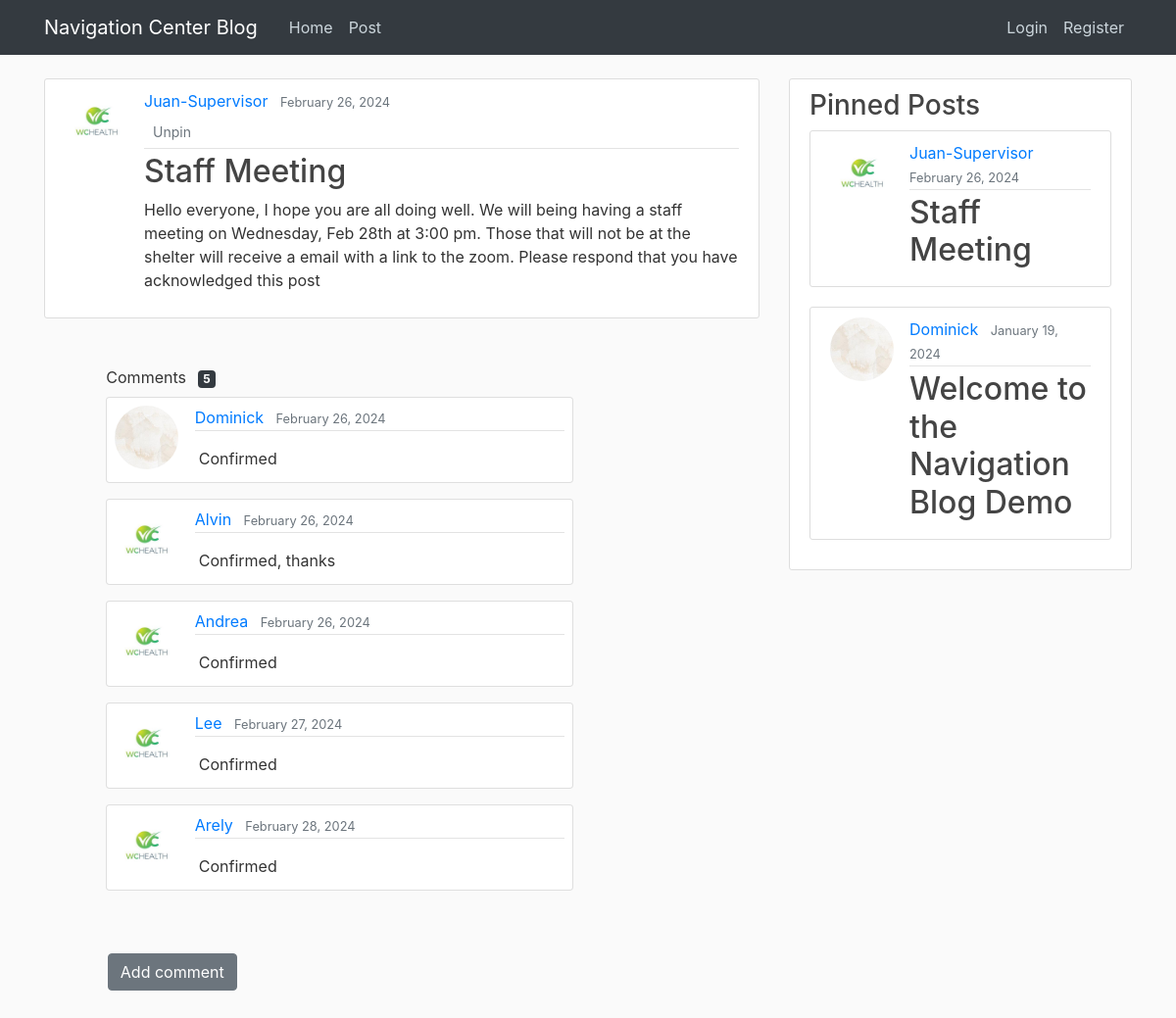
Screenshot of /post/28/ with the database file from the repository.
### blog/models.py (models this page shows, shortened)
class Post(models.Model):
    title = models.CharField(max_length=100)
    content = models.TextField()
    date_posted = models.DateTimeField(default=timezone.now)
    author = models.ForeignKey(User, on_delete=models.CASCADE)
    pinned = models.BooleanField(default=False)

class Comment(models.Model):
    post = models.ForeignKey(Post, default="", on_delete=models.CASCADE)
    content = models.TextField()
    date_posted = models.DateTimeField(default=timezone.now)
    author = models.ForeignKey(User, on_delete=models.CASCADE)
    class Meta:
        ordering = ['date_posted']

### users/models.py (models this page shows, shortened)
class Profile(models.Model):
    user = models.OneToOneField(User, on_delete=models.CASCADE)
    image = models.ImageField(default='default.jpg', upload_to='profile_pics')

### blog/views.py (the view, shortened to what this page needs)
# urls.py: path('post/<int:pk>/', PostDetailView.as_view(), name='post-detail'),
class PostDetailView(DetailView):
    model = Post
    def get_context_data(self, **kwargs):
        context = super().get_context_data(**kwargs)
        pk = self.kwargs["pk"]
        form = CommentForm()
        post = get_object_or_404(Post, pk=pk)
        comments = post.comment_set.all()
        context['post'] = post
        context['comments'] = comments
        context['form'] = form
        context['posts'] = Post.objects.all()
        pinned_posts = Post.objects.filter(pinned=True).order_by('-date_posted')
        context['pinned_posts'] = pinned_posts
        return context

### blog/templates/blog/post_detail.html (shortened to what this page needs)
{% extends "blog/base.html" %}
{% load crispy_forms_tags %}
{% block content %}
    <article class="media content-section">
        <img class="rounded-circle article-img" alt="profile pic" src="{{ object.author.profile.image.url }}">
      <div class="media-body">
        <div class="article-metadata">
          <a class="mr-2" href="{% url 'user-posts' post.author.username %}">{{ object.author }}</a>
          <small class="text-muted">{{ object.date_posted|date:"F d, Y" }}</small>
             <div class="d-flex align-items-center">
                <form method="post">
                        <button class="btn btn-link btn-sm mt-1 text-muted" type="submit">{% if post.pinned %}Unpin{% else %}Pin{% endif %}</button>
                </form>
             </div>
        </div>
        <h2 class="article-title">{{ object.title }}</h2>
        <p class="article-content">{{ object.content }}</p>
      </div>
    </article>
    {% if comments %}
      <div class="row mt-5">
        <div class="col-lg-6 offset-lg-1">
          Comment{{ comments.count|pluralize }}
          <span class="badge badge-dark ml-2">{{ comments.count }}</span>
        </div>
          {% for comment in comments %}
            <div class="col-lg-8 offset-lg-1 mt-2 pb-2">
              <div class="card p-2">
                <div class="row">
                  <div class="col-2">
                    <img class="rounded-circle article-img" alt="profile pic" src="{{ comment.author.profile.image.url }}">
                  </div>
                    <div class="col-10">
                      <div class="media-body">
                        <div class="article-metadata">
                          <a class="mr-2" href="{% url 'user-posts' comment.author.username %}">{{ comment.author }}</a>
                          <small class="text-muted">{{ comment.date_posted|date:"F d, Y" }}</small>
                        </div>
                        <div class="col-13">
                            <p class="m-1 mt-3">{{ comment.content }}</p>
                        </div>
                      </div>
                    </div>
                </div>
              </div>
            </div>
          {% endfor %}
      </div>
    {% endif %}
    <div class="pb-5">
        <div class="row mt-5 col-lg-6 offset-lg-1 p-1">
            <a class="btn btn-secondary btn-md mt-1" href="{% url 'comment-create' object.id %}"> Add comment</a>
        </div>
    </div>
{% endblock %}

### blog/templates/blog/base.html (shortened to what this page needs)
{% load static %}
<!DOCTYPE html>
<html lang="en">
<head>
    <link rel="stylesheet" href="https://cdn.jsdelivr.net/npm/bootstrap@4.4.1/dist/css/bootstrap.min.css">
    <link rel="stylesheet" type="text/css" href="{% static 'blog/main.css' %}">
</head>
<body>
    <header class="site-header">
      <nav class="navbar navbar-expand-md navbar-dark bg-dark fixed-top">
        <div class="container">
          <a class="navbar-brand mr-4 custom-green" href="{% url 'blog-home' %}">Navigation Center Blog</a>
          <div class="collapse navbar-collapse" id="navbarToggle">
            <div class="navbar-nav mr-auto">
              <a class="nav-item nav-link" href="{% url 'blog-home' %}">Home</a>
              <a class="nav-item nav-link" href="{% url 'post-create' %}">Post</a>
            </div>
            <div class="navbar-nav">
                {% if user.is_authenticated %}
                    <a class="nav-item nav-link" href="{% url 'profile' %}">Profile</a>
                    <a class="nav-item nav-link" href="{% url 'logout' %}">Logout</a>
                {% else %}
                    <a class="nav-item nav-link" href="{% url 'login' %}">Login</a>
                    <a class="nav-item nav-link" href="{% url 'register' %}">Register</a>
                {% endif %}
            </div>
          </div>
        </div>
      </nav>
    </header>
    <main role="main" class="container">
      <div class="row">
        <div class="col-md-8">
            {% block content %}{% endblock %}
        </div>
        <div class="col-md-4">
          <div class="content-section">
            <h3>Pinned Posts</h3>
              {% for post in pinned_posts %}
                    <article class="media content-section">
                        <img class="rounded-circle article-img" src="{{ post.author.profile.image.url }}">
                      <div class="media-body">
                        <div class="article-metadata">
                          <a class="mr-2" href="{% url 'user-posts' post.author.username %}">{{ post.author }}</a>
                          <small class="text-muted">{{ post.date_posted|date:"F d, Y" }}</small>
                        </div>
                        <h2><a class="article-title" href="{% url 'post-detail' post.id %}">{{ post.title }}</a></h2>
                      </div>
                    </article>
              {% endfor %}
          </div>
        </div>
      </div>
    </main>
</body>
</html>

### blog/static/blog/main.css (style rules this page uses)
body { background: #fafafa; color: #333333; margin-top: 5rem; }
h1, h2, h3, h4, h5, h6 { color: #444444; }
.site-header .navbar-nav .nav-link { color: #cbd5db; }
.content-section { background: #ffffff; padding: 10px 20px; border: 1px solid #dddddd; border-radius: 3px; margin-bottom: 20px; }
.article-title { color: #444444; }
.article-content { white-space: pre-line; }
.article-img { height: 65px; width: 65px; margin-right: 16px; }
.article-metadata { padding-bottom: 1px; margin-bottom: 4px; border-bottom: 1px solid #e3e3e3 }

### rows the page displays
Post: author.profile.image (placeholder picture), author "Juan-Supervisor", date_posted "February 26, 2024", title "Staff Meeting", content "Hello everyone, I hope you are all doing well. We will being having a staff meeting on Wednesday, Feb 28th at 3:00 pm. Those that will not be at the shelter will receive a email with a link to the zoom. Please respond that you have acknowledged this post"
Comment: author.profile.image (picture), author "Dominick", date_posted "February 26, 2024", content "Confirmed"
Comment: author.profile.image (placeholder picture), author "Alvin", date_posted "February 26, 2024", content "Confirmed, thanks"
Comment: author.profile.image (placeholder picture), author "Andrea", date_posted "February 26, 2024", content "Confirmed"
Comment: author.profile.image (placeholder picture), author "Lee", date_posted "February 27, 2024", content "Confirmed"
Comment: author.profile.image (placeholder picture), author "Arely", date_posted "February 28, 2024", content "Confirmed"
Post: author.profile.image (picture), author "Dominick", date_posted "January 19, 2024", title "Welcome to the Navigation Blog Demo"

### other values shown
{{ comments.count }} "5"
